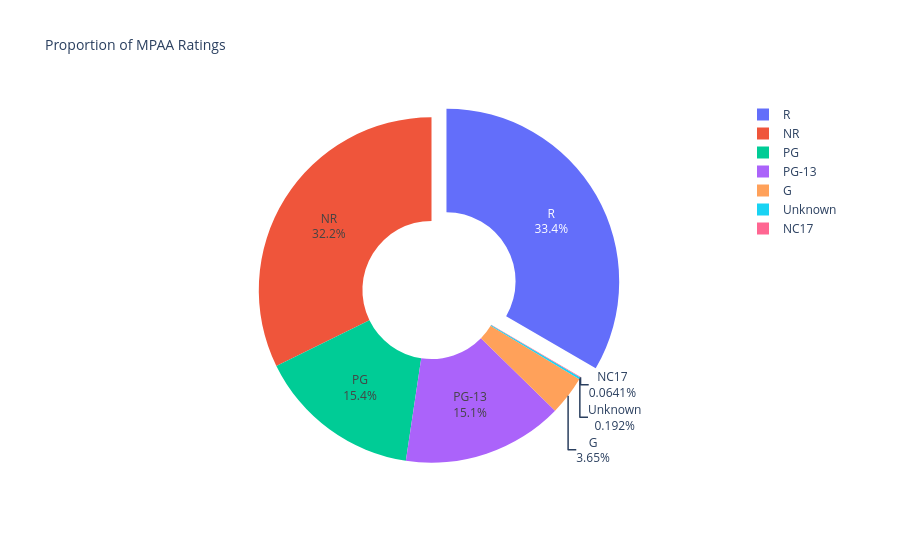

Notebook code for this chart:
### Code cell
## Univariate Analysis: Examine distributions of rating, runtime, review_count, freshness_score, and genre.
rating_counts = rt_combined_df_cleaned['rating'].value_counts()
fig = px.pie(values=rating_counts.values, names=rating_counts.index, 
             title='Proportion of MPAA Ratings', hole=0.4)
fig.update_traces(textinfo='percent+label', pull=[0.1 if x == 'R' else 0 for x in rating_counts.index])
fig.update_layout(title_font_size=14, showlegend=True)
fig.write_html(str(VISUALS_DIR / 'mpaa_rating_distribution.html'))
fig.show()

plt.figure(figsize=(10, 5))
sns.countplot(data=rt_combined_df_cleaned, x='rating', order=['G', 'PG', 'PG-13', 'R', 'NC17', 'NR', 'Unknown'])
plt.title('Distribution of MPAA Ratings', fontsize=14)
plt.xlabel('MPAA Rating', fontsize=12)
plt.ylabel('Number of Movies', fontsize=12)
plt.xticks(rotation=45)
plt.show()


## Distribution of Runtime Visualization
# KDE Plot with Percentiles (Seaborn)
plt.figure()
sns.kdeplot(data=rt_combined_df_cleaned, x='runtime', fill=True, color='teal')
plt.axvline(rt_combined_df_cleaned['runtime'].median(), color='red', linestyle='--', label='Median (100 min)')
plt.axvline(rt_combined_df_cleaned['runtime'].quantile(0.25), color='blue', linestyle=':', label='25th Percentile')
plt.axvline(rt_combined_df_cleaned['runtime'].quantile(0.75), color='blue', linestyle=':', label='75th Percentile')
plt.title('Distribution of Movie Runtimes', fontsize=14)
plt.xlabel('Runtime (minutes)', fontsize=12)
plt.ylabel('Density', fontsize=12)
plt.legend()
plt.savefig(VISUALS_DIR / 'runtime_distribution.png', dpi=300, bbox_inches='tight')


plt.figure(figsize=(10, 5))
sns.histplot(rt_combined_df_cleaned['runtime'], bins=30, kde=True, color='skyblue')
plt.title('Distribution of Movie Runtimes', fontsize=14)
plt.xlabel('Runtime (minutes)', fontsize=12)
plt.ylabel('Frequency', fontsize=12)
plt.show()


## Distribution of Review Count Visualization
# Log-Scaled Histogram (Seaborn)
plt.figure()
# Add 1 to review_count to avoid log(0)
rt_combined_df_cleaned['review_count_adjusted'] = rt_combined_df_cleaned['review_count'] + 1
sns.histplot(data=rt_combined_df_cleaned, x='review_count_adjusted', bins=30, log_scale=(True, False), color='purple')
plt.title('Distribution of Review Counts (Log Scale)', fontsize=14)
plt.xlabel('Number of Reviews (Log Scale)', fontsize=12)
plt.ylabel('Frequency', fontsize=12)
plt.savefig(VISUALS_DIR / 'review_count_distribution.png', dpi=300, bbox_inches='tight')
plt.show()
# Drop temporary column
rt_combined_df_cleaned = rt_combined_df_cleaned.drop(columns=['review_count_adjusted'])

plt.figure(figsize=(10, 5))
sns.violinplot(x=rt_combined_df_cleaned['review_count'], color='lightgreen')
plt.title('Distribution of Review Counts', fontsize=14)
plt.xlabel('Number of Reviews', fontsize=12)
plt.show()


## Distribution of Genre Count Visualization
# Bar Plot

rt_combined_df_cleaned['genres_split'] = rt_combined_df_cleaned['genre'].str.split('|')
df_exploded_genres = rt_combined_df_cleaned.explode('genres_split')

plt.figure()
sns.countplot(data=df_exploded_genres, y='genres_split', order=df_exploded_genres['genres_split'].value_counts().index, 
              palette='Set2')
plt.title('Distribution of Movie Genres', fontsize=14)
plt.xlabel('Number of Movies', fontsize=12)
plt.ylabel('Genre', fontsize=12)
plt.savefig(VISUALS_DIR / 'genre_distribution.png', dpi=300, bbox_inches='tight')
plt.show()


## Distribution of Studios (Top 10)Visualization
# Bar Plot of Movie Counts by Studio (Seaborn)
top_studios = rt_combined_df_cleaned['studio'].value_counts().nlargest(10).index
plt.figure()
sns.countplot(data=rt_combined_df_cleaned[rt_combined_df_cleaned['studio'].isin(top_studios)], 
              y='studio', order=top_studios, palette='magma')
plt.title('Top 10 Studios by Movie Count', fontsize=14)
plt.xlabel('Number of Movies', fontsize=12)
plt.ylabel('Studio', fontsize=12)
plt.savefig(VISUALS_DIR / 'top_studios_distribution.png', dpi=300, bbox_inches='tight')
plt.show()


## Distribution of Freshness Scores Visualization
# Violin plot
plt.figure()
sns.violinplot(data=rt_combined_df_cleaned, x='freshness_score', color='orange')
plt.axvline(rt_combined_df_cleaned['freshness_score'].mean(), color='red', linestyle='--', label='Mean')
plt.title('Distribution of Freshness Scores', fontsize=14)
plt.xlabel('Freshness Score (Proportion of Fresh Reviews)', fontsize=12)
plt.legend()
plt.savefig(VISUALS_DIR / 'freshness_score_distribution.png', dpi=300, bbox_inches='tight')
plt.show()

### Figure 1 — Plotly figure (JSON) as saved in the notebook; plotly's stock layout.template omitted (floating-point values rounded to 4 significant figures)
{"data": [{"domain": {"x": [0, 1], "y": [0, 1]}, "hole": 0.4, "hovertemplate": "label=%{label}<br>value=%{value}<extra></extra>", "labels": ["R", "NR", "PG", "PG-13", "G", "Unknown", "NC17"], "legendgroup": "", "name": "", "pull": [0.1, 0, 0, 0, 0, 0, 0], "showlegend": true, "textinfo": "percent+label", "type": "pie", "values": [521, 503, 240, 235, 57, 3, 1]}], "layout": {"legend": {"tracegroupgap": 0}, "showlegend": true, "title": {"font": {"size": 14}, "text": "Proportion of MPAA Ratings"}}}
